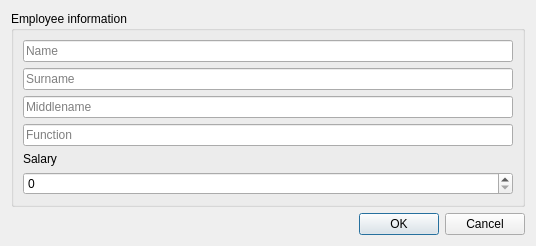
<?xml version="1.0" encoding="UTF-8"?>
<ui version="4.0">
 <class>EmployeeWidgetEditor</class>
 <widget class="QWidget" name="EmployeeWidgetEditor">
  <property name="geometry">
   <rect>
    <x>0</x>
    <y>0</y>
    <width>536</width>
    <height>242</height>
   </rect>
  </property>
  <property name="windowTitle">
   <string>Edit</string>
  </property>
  <property name="windowIcon">
   <iconset resource="resources/resources.qrc">
    <normaloff>:/resources/icons/win_icon.png</normaloff>:/resources/icons/win_icon.png</iconset>
  </property>
  <layout class="QGridLayout" name="gridLayout_2">
   <item row="1" column="1">
    <widget class="QLabel" name="l_information">
     <property name="text">
      <string/>
     </property>
    </widget>
   </item>
   <item row="1" column="2">
    <widget class="QDialogButtonBox" name="buttonBox">
     <property name="standardButtons">
      <set>QDialogButtonBox::Cancel|QDialogButtonBox::Ok</set>
     </property>
    </widget>
   </item>
   <item row="0" column="0" colspan="3">
    <widget class="QGroupBox" name="groupBox">
     <property name="title">
      <string>Employee information</string>
     </property>
     <layout class="QGridLayout" name="gridLayout_3">
      <item row="0" column="0">
       <layout class="QGridLayout" name="gridLayout">
        <item row="0" column="4" colspan="2">
         <widget class="QLineEdit" name="lE_name">
          <property name="toolTip">
           <string>Employee Name</string>
          </property>
          <property name="whatsThis">
           <string/>
          </property>
          <property name="inputMask">
           <string/>
          </property>
          <property name="text">
           <string/>
          </property>
          <property name="maxLength">
           <number>32767</number>
          </property>
          <property name="placeholderText">
           <string>Name</string>
          </property>
         </widget>
        </item>
        <item row="1" column="4" colspan="2">
         <widget class="QLineEdit" name="lE_surname">
          <property name="toolTip">
           <string>Employee Surname</string>
          </property>
          <property name="inputMask">
           <string/>
          </property>
          <property name="text">
           <string/>
          </property>
          <property name="placeholderText">
           <string>Surname</string>
          </property>
         </widget>
        </item>
        <item row="4" column="4" colspan="2">
         <widget class="QLineEdit" name="lE_function">
          <property name="toolTip">
           <string>Employee Function</string>
          </property>
          <property name="inputMask">
           <string/>
          </property>
          <property name="placeholderText">
           <string>Function</string>
          </property>
         </widget>
        </item>
        <item row="2" column="4" colspan="2">
         <widget class="QLineEdit" name="lE_middlename">
          <property name="toolTip">
           <string>Employee Middlename</string>
          </property>
          <property name="inputMask">
           <string/>
          </property>
          <property name="placeholderText">
           <string>Middlename</string>
          </property>
         </widget>
        </item>
        <item row="5" column="4" colspan="2">
         <widget class="QLabel" name="l_salary">
          <property name="text">
           <string>Salary</string>
          </property>
         </widget>
        </item>
        <item row="7" column="4" colspan="2">
         <widget class="QSpinBox" name="sB_salary">
          <property name="toolTip">
           <string>Employee Salary</string>
          </property>
          <property name="maximum">
           <number>1000000000</number>
          </property>
         </widget>
        </item>
       </layout>
      </item>
     </layout>
    </widget>
   </item>
  </layout>
 </widget>
 <resources>
  <include location="resources/resources.qrc"/>
 </resources>
 <connections/>
</ui>
